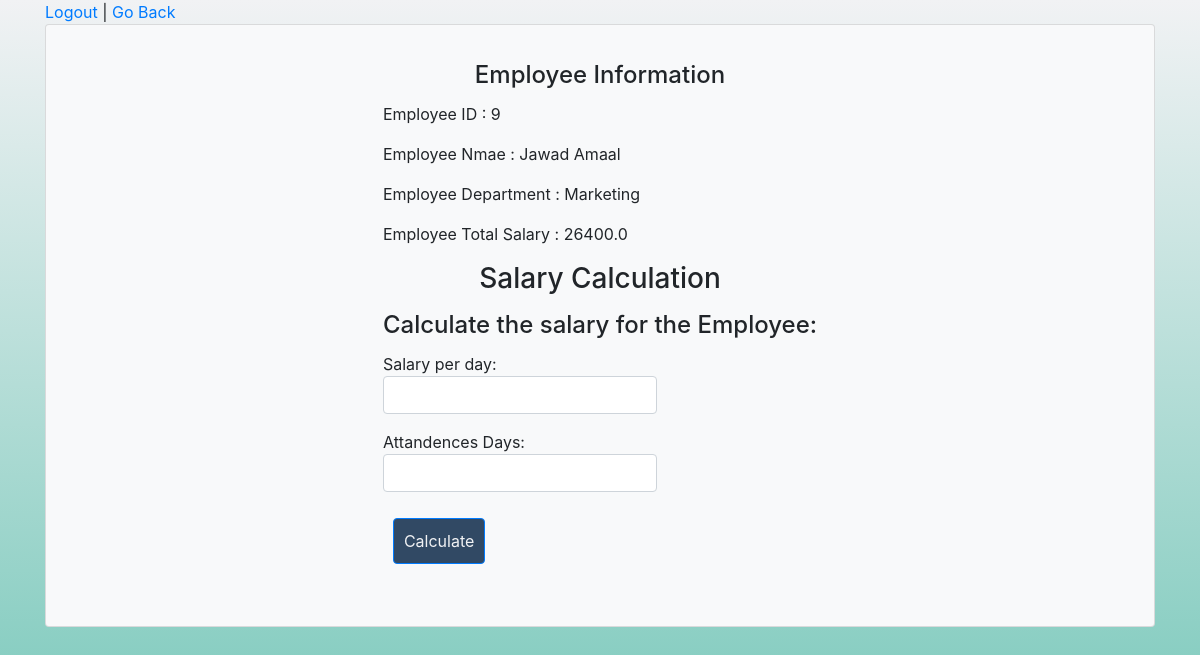
The app's page /calculate_salary/9 with its own data.
### employee_app/models.py (models this page shows)
class User(models.Model):
    first_name = models.CharField(max_length=45)
    last_name = models.CharField(max_length=45)
    birthday = models.DateField(default=datetime.now())
    position = models.BooleanField(default=False)
    total_salary = models.FloatField(default=0)
    email = models.CharField(max_length=255)
    user_name = models.CharField(max_length=50)
    password = models.CharField(max_length=255)
    created_at = models.DateTimeField(auto_now_add=True)
    updated_at = models.DateTimeField(auto_now=True)
    objects = UserManager()
    department =models.ForeignKey(Department, related_name="users",on_delete=models.CASCADE,null=True)

class Department(models.Model):
    name = models.CharField(max_length=100)
    created_at = models.DateTimeField(auto_now_add=True)
    updated_at = models.DateTimeField(auto_now=True)

### employee_app/views.py (the view, shortened to what this page needs)
# urls.py: path('calculate_salary/<int:emp_id>', views.calculate_salary),
def calculate_salary(request, emp_id):
    if request.method == "GET":
        emp = User.objects.get(id=emp_id)
        context = {
            'emp' : emp,
        }
        return render(request,"salary_cal.html", context)

### employee_app/templates/salary_cal.html (shortened to what this page needs)
<!DOCTYPE html>
<html lang="en">
<head>
    {% load static %}
    <link rel="stylesheet" href="https://maxcdn.bootstrapcdn.com/bootstrap/4.5.2/css/bootstrap.min.css">
    <link rel="stylesheet" type="text/css" href="{% static 'css/style.css' %}">
</head>
<body>
    <div class="container">
        <a href="/logout"> Logout </a> | <a href="/admin"> Go Back </a>
        <div class="card bg-light">
            <article class="card-body mx-auto" style="max-width: 900px;">
                <h4 class="card-title mt-3 text-center">Employee Information</h4>
                <p> Employee ID : {{ emp.id }}</p>
                <p> Employee Nmae : {{ emp.first_name }} {{ emp.last_name }}</p>
                <p> Employee Department : {{ emp.department.name }}</p>
                <p> Employee Total Salary : {{ emp.total_salary }}</p>
                <h3 class="card-title mt-3 text-center">Salary Calculation</h3>
                <h4 class="card-title mt-3 text-center">Calculate the salary for the Employee:</h4>
                <div class="form-group input-group">
                    <form action="/calculate_salary/{{emp.id}}" method="POST" class="form-group col-xs-3">
                        <p>Salary per day: <input type="number" name="salary_per_day" class="form-control"></p>
                        <p>Attandences Days: <input type="number" name="days" class="form-control"></p>
                        <button type="submit" class="btn btn-primary">Calculate</button>
                    </form>
                </div>
            </div>
    </div>
</body>
</html>

### employee_app/static/css/style.css (style rules this page uses)
body { height: 100%; background-image: linear-gradient(to top, #63C1B0,#f1f2f4); }
.container { height: 900px; }
.btn { margin: 10px; padding: 10px; background-color: #314964; color: #f1f2f4; }

### records on screen
User: id "9", first_name "Jawad", last_name "Amaal", department.name "Marketing", total_salary "26400.0"
